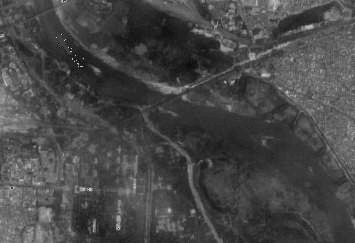
#> input picture data/clean_images/2021-11-10-00_00_2021-11-10-23_59_Sentinel-2_L1C_Ulyssys_Water_Quality_Viewer_.tif, 355 x 243 px; its folder holds only this picture in this run
$ python annotate_masks.py
#> lines starting #> are read from the running program, lines starting #| are printed output that depends on the picture; after the words box and inside, x2 and y2 are one past the last pixel; in counts of white or black regions, pixels touching at a corner belong together
#> in process_all_clean_images, img is the input picture: PIL image 355x243 RGB; min 0, max 197, mean 71.6
import os
import numpy as np
from PIL import Image

def create_mask(image):
    # Convert to numpy array
    arr = np.array(image)
    # Simple color thresholding (customize as needed)
    # Water: dark blue/black (low R,G,B)
    water = (arr[:,:,0] < 60) & (arr[:,:,1] < 80) & (arr[:,:,2] < 100)
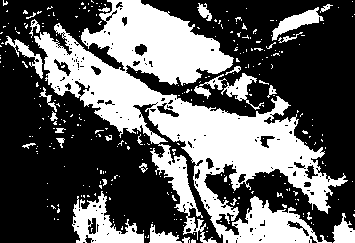
#> water: shape (243, 355) bool; 37.8% white; 300 white regions (270 under 20 px), largest, box (x1, y1, x2, y2) and area: (34, 0, 348, 243) 26589, (72, 191, 144, 243) 1687, (272, 7, 324, 41) 613
    # Land: bright (high R,G,B)
    land = (arr[:,:,0] > 120) & (arr[:,:,1] > 100) & (arr[:,:,2] > 80)
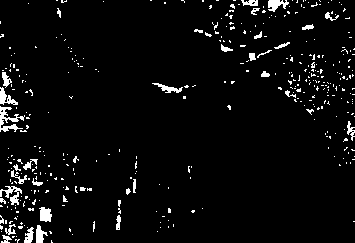
#> land: shape (243, 355) bool; 4.4% white; 389 white regions (351 under 20 px), largest, box (x1, y1, x2, y2) and area: (0, 106, 25, 132) 261, (0, 186, 22, 205) 178, (268, 0, 289, 12) 149
    # Riverbank: in-between
    riverbank = ~(water | land)
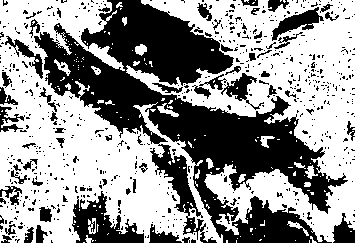
#> riverbank: shape (243, 355) bool; 57.8% white; 662 black regions (596 under 20 px), largest, box (x1, y1, x2, y2) and area: (34, 0, 348, 243) 26609, (72, 191, 144, 243) 1763, (272, 7, 324, 41) 660
    # 0: background, 1: water, 2: riverbank, 3: land
    mask = np.zeros(arr.shape[:2], dtype=np.uint8)
    mask[water] = 1
    mask[riverbank] = 2
    mask[land] = 3
    return mask

def process_all_clean_images(src_dir, dst_dir):
    if not os.path.exists(dst_dir):
        os.makedirs(dst_dir)
    for fname in os.listdir(src_dir):
        if fname.lower().endswith('.tif'):
            img_path = os.path.join(src_dir, fname)
            img = Image.open(img_path).convert('RGB')
            mask = create_mask(img)
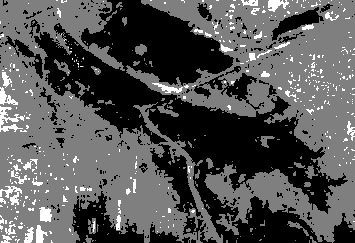
#> mask: shape (243, 355); min 1, max 3, mean 1.67; drawn with min black and max white
            mask_img = Image.fromarray(mask)
            mask_img.save(os.path.join(dst_dir, fname))
            print(f"Mask created for {fname}")

if __name__ == "__main__":
    src = "data/clean_images"
    dst = "data/masks"
    process_all_clean_images(src, dst)
